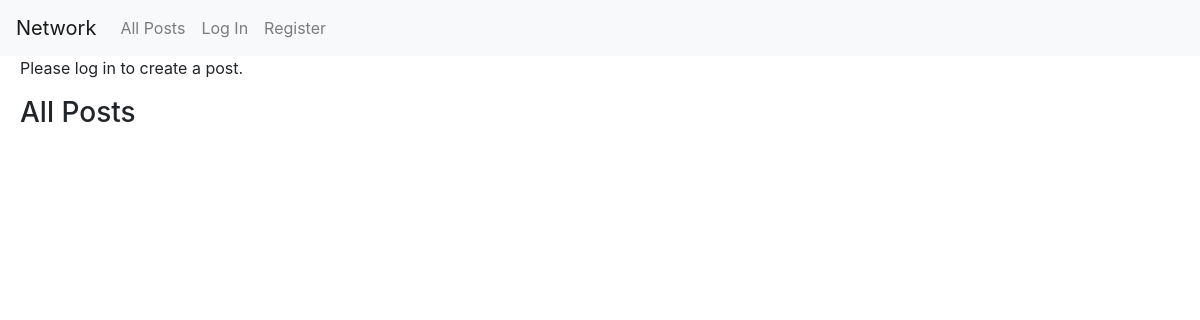
Before: / with the older database file.
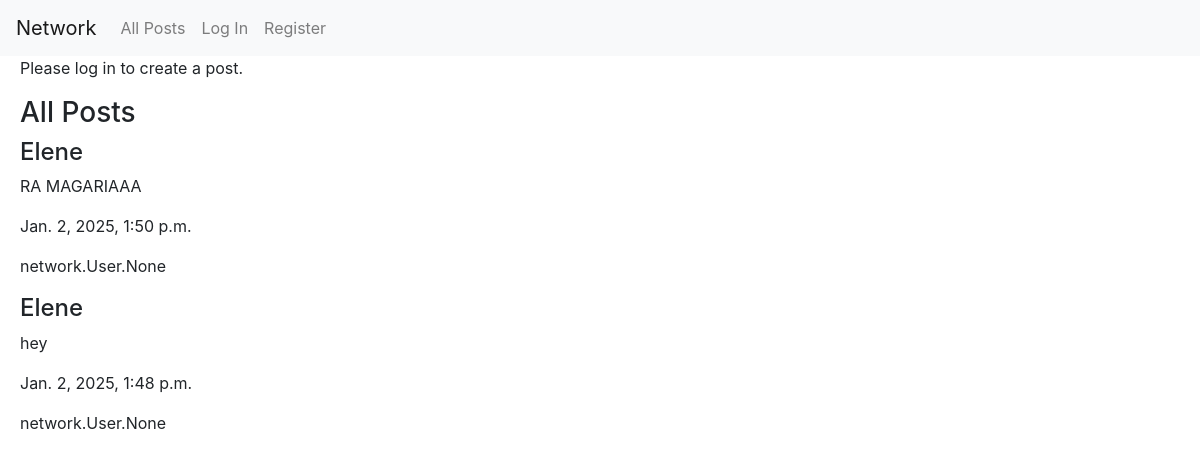
After: the same page with the newer database file.
### network/models.py (models this page shows, shortened)
class Post(models.Model):
    user = models.ForeignKey(User, on_delete=models.CASCADE, related_name='posts')  #link post to the user
    body = models.TextField()
    timestamp = models.DateTimeField(auto_now_add=True) #automatically sets the time
    likes = models.ManyToManyField(User, related_name="liked_posts", blank=True)

class User(AbstractUser):
    name = models.CharField(max_length=64, blank=True)
    following = models.ManyToManyField('self', symmetrical=False, related_name='followers')

### network/views.py (the view)
# urls.py: path("", views.index, name="index"),
def index(request):
    posts = Post.objects.all().order_by("-timestamp")
    return render(request, "network/index.html", {
        "posts": posts
    })

### network/templates/network/index.html
{% extends "network/layout.html" %}
{% block body %}
<div class="create-container">
        {% if request.user.is_authenticated %}
        <p class="new-post-header">New Post</p>
        <form class="create-form" action="{% url 'newpost' %}" method="POST">
            {% csrf_token %}
            <textarea name="body"></textarea>
            <input type="submit" value="Post" class="create-post-btn btn btn-primary"/>
        </form>
        {% else %}
    <p>Please log in to create a post.</p>
   {% endif %}
    </div>
   <div class="all-posts-container">
    <div class="post-list" >
        <h3>All Posts</h3>
        {% for post in posts %}
        <div class="post">
            <h4>{{ post.user.username }}</h4>
            <p> {{post.body}} </p>
            <p> {{post.timestamp}} </p>
            <p> {{post.likes}} </p>
        </div>
        {% endfor %}
    </div>
   </div>
{% endblock %}

### network/templates/network/layout.html (shortened to what this page needs)
{% load static %}
<!DOCTYPE html>
<html lang="en">
    <head>
        <link rel="stylesheet" href="https://stackpath.bootstrapcdn.com/bootstrap/4.4.1/css/bootstrap.min.css">
        <link href="{% static 'network/styles.css' %}" rel="stylesheet">
    </head>
    <body>
        <nav class="navbar navbar-expand-lg navbar-light bg-light">
            <a class="navbar-brand" href="#">Network</a>
            <div>
              <ul class="navbar-nav mr-auto">
                <li class="nav-item">
                  <a class="nav-link" href="{% url 'index' %}">All Posts</a>
                </li>
                {% if user.is_authenticated %}
                    <li class="nav-item">
                        <a class="nav-link" href="#">Following</a>
                    </li>
                    <li class="nav-item">
                        <a class="nav-link" href="{% url 'logout' %}">Log Out</a>
                    </li>
                {% else %}
                    <li class="nav-item">
                        <a class="nav-link" href="{% url 'login' %}">Log In</a>
                    </li>
                    <li class="nav-item">
                        <a class="nav-link" href="{% url 'register' %}">Register</a>
                    </li>
                {% endif %}
              </ul>
            </div>
          </nav>
        <div class="body">
            {% block body %}
            {% endblock %}
        </div>
    </body>
</html>

### network/static/network/styles.css (style rules this page uses)
.create-container { height: 25%; width: 25%; padding-left: 20px; }
.post-list { list-style-type: none; padding-left: 20px; }

Changed rows visible on the page:
added Post: user.username "Elene", body "RA MAGARIAAA", timestamp "Jan. 2, 2025, 1:50 p.m.", likes "network.User.None"
added Post: user.username "Elene", body "hey", timestamp "Jan. 2, 2025, 1:48 p.m.", likes "network.User.None"
